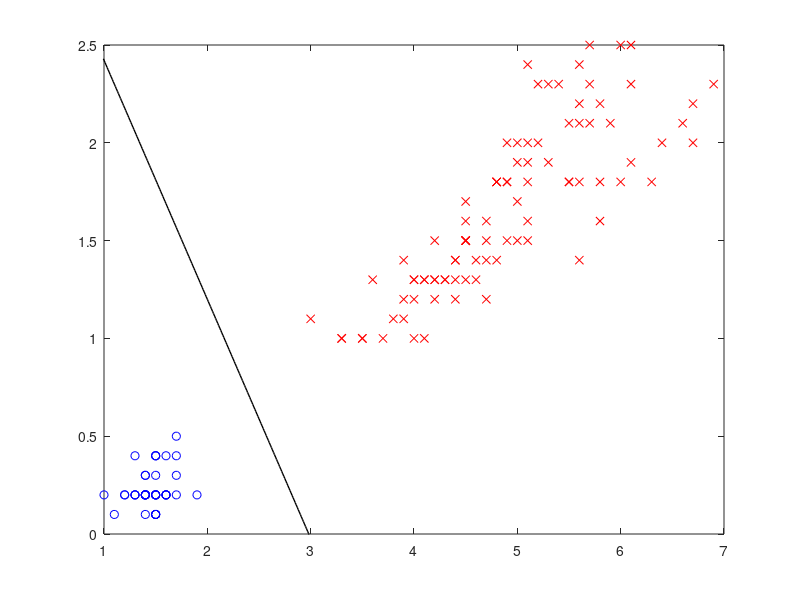

This chart was generated by the following MATLAB code:
tt_data = importdata('data/iris1.csv', ',', 1);
X = tt_data.data(:, 3 : 4)';
Y = tt_data.data(:, 5) * 2 - 1;
% Klasa 1
X1 = X(:, Y > 0);
Y1 = Y(Y > 0);
% Klasa -1
X2 = X(:, Y < 0);
Y2 = Y(Y < 0);

% Velicina obucavajuceg skupa i klasa
P = length(Y);
P1 = length(Y1);
P2 = length(Y2);

% Minimalna udaljenost izmedju tacaka iz razlicitih klasa
mind = norm(X1(:, 1) - X2(:, 1), 2);
for i = 1 : P1
    for j = 1 : P2
        d = norm(X1(:, i) - X2(:, j), 2);
        if (d < mind)
            mind = d;
        end
    end
end
% Skupovi tacaka na toj udaljenosti (potpornih vektora)
mins1 = [];
mins2 = [];
for i = 1 : P1
    for j = 1 : P2
        d = norm(X1(:, i) - X2(:, j), 2);
        if (abs(d - mind) < 1e-6)
            if (isempty(mins1) || sum(ismember(mins1', X1(:, i)', 'rows')) == 0)
                mins1 = [mins1 X1(:, i)];
            end
            if (isempty(mins2) || sum(ismember(mins2', X2(:, j)', 'rows')) == 0)
                mins2 = [mins2 X2(:, j)];
            end
        end
    end
end
% Centri skupova
s1 = sum(mins1', 1)' / size(mins1, 2);
s2 = sum(mins2', 1)' / size(mins2, 2);
% Tacka na sredini duzi koja spaja s1 i s2
s = (s1 + s2) / 2;
% Vektor beta
beta = s1 - s2;
% Parametar beta0
beta0 = -beta' * s;

% Prikaz
% y = k * x + n
x = 0 : 0.01 : 7;
k = -beta(1) / beta(2);
n = -beta0 / beta(2);
y = k * x + n;

p1 = plot(x, y, 'k', 'LineWidth', 1);
axis([1 7 0 2.5]);
hold on
for i = 1 : P
    if (Y(i) > 0)
        p2 = plot(X(1, i), X(2, i), 'ob');
    else
        p3 = plot(X(1, i), X(2, i), 'xr');
    end
end